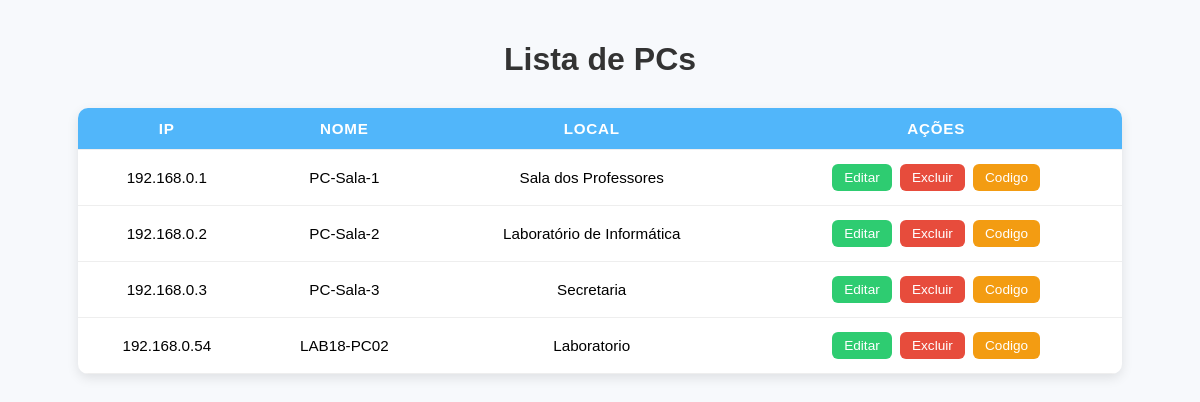
Screenshot of /principal/ver_pc.php (signed in) with the database file from the repository.
### tables this page shows
CREATE TABLE `computador` (
  `IP` varchar(15) NOT NULL,
  `Nome` varchar(100) NOT NULL,
  `Local` varchar(100) NOT NULL
);

### principal/ver_pc.php (the view, shortened to what this page needs)
<?php
require_once "conexao.php";
$sql = "SELECT IP, Nome, Local FROM computador";
$stmt = $pdo->query($sql);
$pcs = $stmt->fetchAll(PDO::FETCH_ASSOC);
?>
<!DOCTYPE html>
<html lang="pt-br">
<head>
</head>
<body>
    <h1 style="text-align:center;">Lista de PCs</h1>
    <table>
        <thead>
            <tr>
                <th>IP</th>
                <th>Nome</th>
                <th>Local</th>
                <th>Ações</th>
            </tr>
        </thead>
        <tbody id="tabela-pcs">
            <?php foreach ($pcs as $row): ?>
                <tr data-ip="<?= htmlspecialchars($row['IP']) ?>">
                    <td class="ip"><?= htmlspecialchars($row['IP']) ?></td>
                    <td class="nome"><?= htmlspecialchars($row['Nome']) ?></td>
                    <td class="local"><?= htmlspecialchars($row['Local']) ?></td>
                    <td>
                        <button class="btn-acao btn-editar">Editar</button>
                        <button class="btn-acao btn-excluir">Excluir</button>
                        <button class="btn-acao btn-liberar">
                            Codigo
                        </button>
                    </td>
                </tr>
            <?php endforeach; ?>
        </tbody>
    </table>
</body>
</html>

### principal/ver_pc.php (style rules this page uses)
body { font-family: Arial, sans-serif; background: #f7f9fc; margin: 0; padding: 20px; }
h1 { text-align:center; color:#333; margin-bottom: 30px; }
table { width:90%; margin:0 auto 40px auto; border-collapse: collapse; font-size:0.95rem; background:#fff; border-radius:10px; overflow:hidden; box-shadow:0 4px 12px rgba(0,0,0,0.1); }
th, td { padding:12px; border-bottom:1px solid #eee; text-align:center; }
th { background-color:#51b6fa; color:white; text-transform:uppercase; letter-spacing:0.05em; }
.btn-acao { padding:6px 12px; border:none; border-radius:6px; color:white; cursor:pointer; margin:2px; text-decoration:none; font-size:0.85rem; transition:0.2s; }
.btn-editar { background:#2ecc71; }
.btn-excluir { background:#e74c3c; }
.btn-liberar { background:#f39c12; }

### rows the page displays
computador: IP "192.168.0.1", Nome "PC-Sala-1", Local "Sala dos Professores"
computador: IP "192.168.0.2", Nome "PC-Sala-2", Local "Laboratório de Informática"
computador: IP "192.168.0.3", Nome "PC-Sala-3", Local "Secretaria"
computador: IP "192.168.0.54", Nome "LAB18-PC02", Local "Laboratorio"
